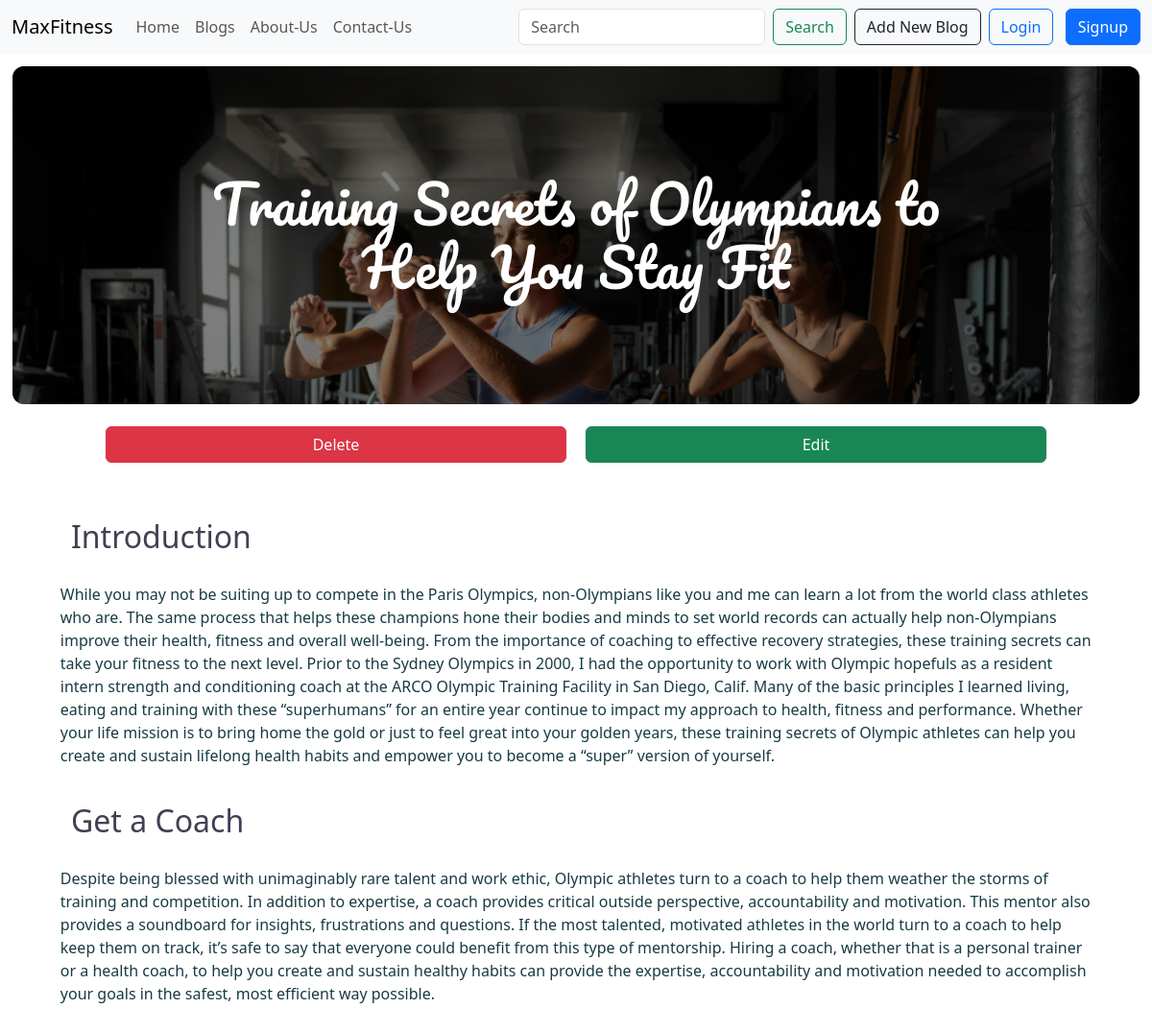
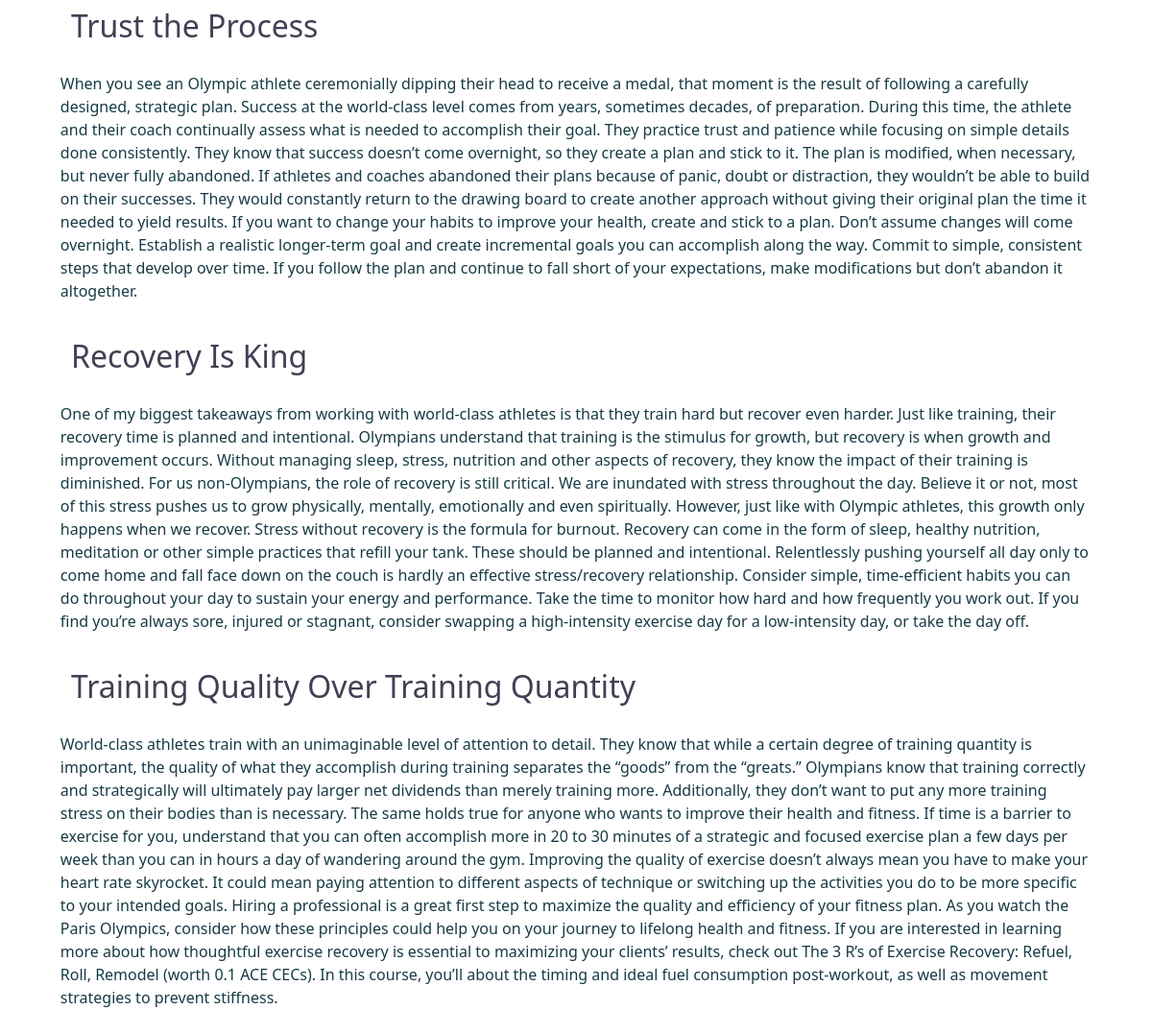
Screenshot of /blog/blog-page/4/ with the database file from the repository (2 pictures, top to bottom).
### Blog/models.py (models this page shows, shortened)
class Blog(models.Model):
    CATEGORY_CHOICES = [
        ('Weight Loss', 'Weight Loss'),
        ('Weight Gain', 'Weight Gain'),
        ('Food', 'Food'),
        ('Health', 'Health'),
        ('Yoga', 'Yoga'),
        ('Muscle Gain', 'Muscle Gain'),
    ]
    blog_id = models.AutoField(primary_key=True, unique=True)
    title = models.CharField(max_length=3000)
    category = models.CharField(max_length=300,choices=CATEGORY_CHOICES)
    introduction = models.TextField(max_length=6000)
    sub_heading1 = models.CharField(max_length=1000)
    content1 = models.TextField(max_length=10000)
    sub_heading2 = models.CharField(max_length=1000)
    content2 = models.TextField(max_length=10000)
    sub_heading3 = models.CharField(max_length=1000)
    content3 = models.TextField(max_length=10000)
    sub_heading4 = models.CharField(max_length=1000)
    content4 = models.TextField(max_length=10000)
    post_date = models.DateTimeField(auto_now=True)
    published_by = models.ForeignKey(Bloggers,on_delete=models.CASCADE,null=True)

### Blog/views.py (the view)
# urls.py: path('blog-page/<int:blog_id>/',views.view_blog,name='view_blog'),
def view_blog(request,blog_id):
    blog = models.Blog.objects.get(blog_id=blog_id)
    data = {
        'blog': blog
    }
    return render(request, 'Blog/view_blog.html',context=data)

### Blog/templates/Blog/view_blog.html (shortened to what this page needs)
<!doctype html>
{% load static %}
<html lang="en">
  <head>
    <link href="https://cdn.jsdelivr.net/npm/bootstrap@5.3.3/dist/css/bootstrap.min.css" rel="stylesheet">
    <link rel="stylesheet" href="{% static 'Blog/css/view_blog.css' %}">
  </head>
  <body>
      {% include 'navbar.html' %}
    <main>
        <div class="blog-header">
            <H1>{{blog.title}}</H1>
        </div>
        <div class="edit-delete">
            <a href="{% url 'Blog:delete_blog' blog_id=blog.blog_id %}" class="btn btn-danger">Delete</a>
            <a href="{% url 'Blog:update_blog' blog_id=blog.blog_id %}" class="btn btn-success">Edit</a>
        </div>
        <div class="blog-content mt-5 mb-5 container">
            <h3>Introduction</h3>
            <p>{{blog.introduction}}</p>
            <h3>{{blog.sub_heading1}}</h3>
            <p>{{blog.content1}}</p>
            <h3>{{blog.sub_heading2}}</h3>
            <p>{{blog.content2}}</p>
            <h3>{{blog.sub_heading3}}</h3>
            <p>{{blog.content3}}</p>
            <h3>{{blog.sub_heading4}}</h3>
            <p>{{blog.content4}}</p>
        </div>
    </main>
    </body>
</html>

### Blog/static/Blog/css/view_blog.css (style rules this page uses)
.blog-header { color: white; margin: 0.8em; border-radius: 12px; font-family: "Pacifico", cursive; text-align: center; }
.blog-header h1 { font-size: 55px; background-color: rgba(0, 0, 0, 0.492); width: 100%; height: 100%; padding: 2em 3em; border-radius: 12px; }
.blog-content h3 { color: #404054; margin-left: 1em; font-size: 2em; }
.blog-content p { color: #173B45; padding: 1.3em; }

### rows the page displays
Blog: title "Training Secrets of Olympians to Help You Stay Fit", introduction "While you may not be suiting up to compete in the Paris Olympics, non-Olympians like you and me can learn a lot from the world class athletes who are. The same process that helps these champions hone their bodies and minds to set world records can actually help non-Olympians improve their health, fitness and overall well-being. From the importance of coaching to effective recovery strategies, these training secrets can take your fitness to the next level. Prior to the Sydney Olympics in 2000, I had the opportunity to work with Olympic hopefuls as a resident intern strength and conditioning coach at the ARCO Olympic Training Facility in San Diego, Calif. Many of the basic principles I…", sub_heading1 "Get a Coach", content1 "Despite being blessed with unimaginably rare talent and work ethic, Olympic athletes turn to a coach to help them weather the storms of training and competition. In addition to expertise, a coach provides critical outside perspective, accountability and motivation. This mentor also provides a soundboard for insights, frustrations and questions. If the most talented, motivated athletes in the world turn to a coach to help keep them on track, it’s safe to say that everyone could benefit from this type of mentorship. Hiring a coach, whether that is a personal trainer or a health coach, to help you create and sustain healthy habits can provide the expertise, accountability and motivation needed…", sub_heading2 "Trust the Process", content2 "When you see an Olympic athlete ceremonially dipping their head to receive a medal, that moment is the result of following a carefully designed, strategic plan. Success at the world-class level comes from years, sometimes decades, of preparation. During this time, the athlete and their coach continually assess what is needed to accomplish their goal. They practice trust and patience while focusing on simple details done consistently. They know that success doesn’t come overnight, so they create a plan and stick to it. The plan is modified, when necessary, but never fully abandoned. If athletes and coaches abandoned their plans because of panic, doubt or distraction, they wouldn’t be able to…", sub_heading3 "Recovery Is King", content3 "One of my biggest takeaways from working with world-class athletes is that they train hard but recover even harder. Just like training, their recovery time is planned and intentional. Olympians understand that training is the stimulus for growth, but recovery is when growth and improvement occurs. Without managing sleep, stress, nutrition and other aspects of recovery, they know the impact of their training is diminished. For us non-Olympians, the role of recovery is still critical. We are inundated with stress throughout the day. Believe it or not, most of this stress pushes us to grow physically, mentally, emotionally and even spiritually. However, just like with Olympic athletes, this…", sub_heading4 "Training Quality Over Training Quantity", content4 "World-class athletes train with an unimaginable level of attention to detail. They know that while a certain degree of training quantity is important, the quality of what they accomplish during training separates the “goods” from the “greats.” Olympians know that training correctly and strategically will ultimately pay larger net dividends than merely training more. Additionally, they don’t want to put any more training stress on their bodies than is necessary. The same holds true for anyone who wants to improve their health and fitness. If time is a barrier to exercise for you, understand that you can often accomplish more in 20 to 30 minutes of a strategic and focused exercise plan a few…"
